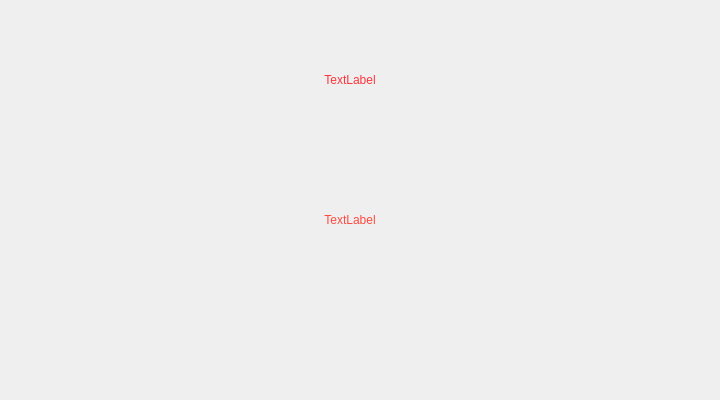
<?xml version="1.0" encoding="UTF-8"?>
<ui version="4.0">
 <class>Question1</class>
 <widget class="QWidget" name="Question1">
  <property name="geometry">
   <rect>
    <x>0</x>
    <y>0</y>
    <width>720</width>
    <height>400</height>
   </rect>
  </property>
  <property name="windowTitle">
   <string>Form</string>
  </property>
  <widget class="QLabel" name="label_0">
   <property name="geometry">
    <rect>
     <x>50</x>
     <y>60</y>
     <width>600</width>
     <height>40</height>
    </rect>
   </property>
   <property name="styleSheet">
    <string notr="true">color: rgb(255, 52, 59);
font: 18pt &quot;Menlo&quot;;</string>
   </property>
   <property name="text">
    <string>TextLabel</string>
   </property>
   <property name="scaledContents">
    <bool>true</bool>
   </property>
   <property name="alignment">
    <set>Qt::AlignCenter</set>
   </property>
   <property name="wordWrap">
    <bool>true</bool>
   </property>
  </widget>
  <widget class="QLabel" name="label_1">
   <property name="geometry">
    <rect>
     <x>50</x>
     <y>200</y>
     <width>600</width>
     <height>40</height>
    </rect>
   </property>
   <property name="styleSheet">
    <string notr="true">color: rgb(255, 73, 62);
font: 18pt &quot;Menlo&quot;;</string>
   </property>
   <property name="text">
    <string>TextLabel</string>
   </property>
   <property name="alignment">
    <set>Qt::AlignCenter</set>
   </property>
   <property name="wordWrap">
    <bool>true</bool>
   </property>
  </widget>
 </widget>
 <resources/>
 <connections/>
</ui>
